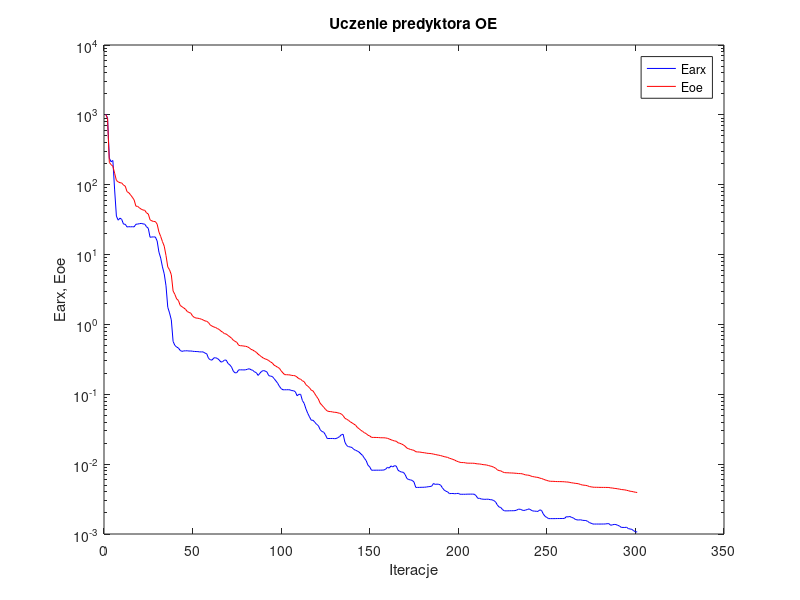
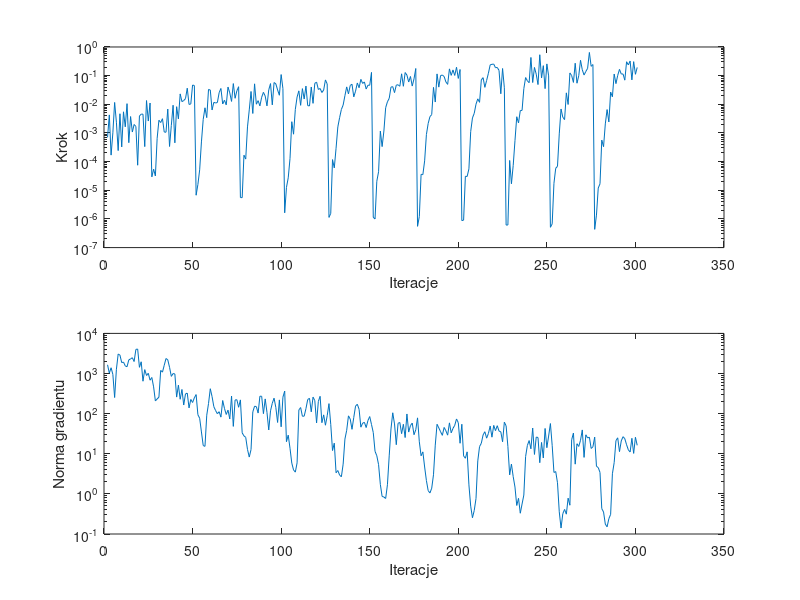

These charts were generated, in order, by the following MATLAB code:
%uczenie predyktora oe
clear all;
n=0; farx(n+1)=1.022692e+003; foe(n+1)=1.015405e+003; wspucz(n+1)=0.000000e+000; ng(n+1)=0.000000e+000;
%odnowa zmiennej metryki
n=1; farx(n+1)=9.053305e+002; foe(n+1)=8.804275e+002; krok(n+1)=7.010405e-004; ng(n+1)=1.649772e+003;
n=2; farx(n+1)=2.399323e+002; foe(n+1)=2.084317e+002; krok(n+1)=4.266621e-003; ng(n+1)=1.021941e+003;
n=3; farx(n+1)=2.131564e+002; foe(n+1)=1.939465e+002; krok(n+1)=1.687724e-004; ng(n+1)=1.391972e+003;
n=4; farx(n+1)=2.223444e+002; foe(n+1)=1.837221e+002; krok(n+1)=1.010647e-003; ng(n+1)=9.476758e+002;
n=5; farx(n+1)=8.422405e+001; foe(n+1)=1.459500e+002; krok(n+1)=1.160327e-002; ng(n+1)=2.522146e+002;
n=6; farx(n+1)=3.553150e+001; foe(n+1)=1.151675e+002; krok(n+1)=2.373838e-003; ng(n+1)=1.276201e+003;
n=7; farx(n+1)=3.108091e+001; foe(n+1)=1.100048e+002; krok(n+1)=2.425420e-004; ng(n+1)=3.064382e+003;
n=8; farx(n+1)=3.324844e+001; foe(n+1)=1.068302e+002; krok(n+1)=4.683883e-003; ng(n+1)=2.874626e+003;
n=9; farx(n+1)=3.190385e+001; foe(n+1)=1.060086e+002; krok(n+1)=3.259007e-004; ng(n+1)=1.869149e+003;
n=10; farx(n+1)=2.728919e+001; foe(n+1)=9.875518e+001; krok(n+1)=5.478088e-003; ng(n+1)=1.929145e+003;
n=11; farx(n+1)=2.717292e+001; foe(n+1)=9.543805e+001; krok(n+1)=1.635770e-003; ng(n+1)=1.547468e+003;
n=12; farx(n+1)=2.482917e+001; foe(n+1)=7.949888e+001; krok(n+1)=1.053841e-002; ng(n+1)=1.476818e+003;
n=13; farx(n+1)=2.509337e+001; foe(n+1)=7.681461e+001; krok(n+1)=4.576195e-004; ng(n+1)=2.190333e+003;
n=14; farx(n+1)=2.495335e+001; foe(n+1)=7.151255e+001; krok(n+1)=3.739948e-003; ng(n+1)=2.310787e+003;
n=15; farx(n+1)=2.506545e+001; foe(n+1)=6.610729e+001; krok(n+1)=1.078226e-003; ng(n+1)=2.474784e+003;
n=16; farx(n+1)=2.492903e+001; foe(n+1)=6.062929e+001; krok(n+1)=1.976991e-003; ng(n+1)=1.990250e+003;
n=17; farx(n+1)=2.715651e+001; foe(n+1)=4.933109e+001; krok(n+1)=1.689942e-003; ng(n+1)=3.993468e+003;
n=18; farx(n+1)=2.734177e+001; foe(n+1)=4.895703e+001; krok(n+1)=7.492449e-005; ng(n+1)=4.076699e+003;
n=19; farx(n+1)=2.769368e+001; foe(n+1)=4.662501e+001; krok(n+1)=3.899772e-003; ng(n+1)=1.427294e+003;
n=20; farx(n+1)=2.793869e+001; foe(n+1)=4.465109e+001; krok(n+1)=4.541426e-003; ng(n+1)=1.961351e+003;
n=21; farx(n+1)=2.751056e+001; foe(n+1)=4.345736e+001; krok(n+1)=4.522618e-003; ng(n+1)=6.428848e+002;
n=22; farx(n+1)=2.724642e+001; foe(n+1)=4.305042e+001; krok(n+1)=3.341463e-004; ng(n+1)=1.250831e+003;
n=23; farx(n+1)=2.502505e+001; foe(n+1)=3.953493e+001; krok(n+1)=1.352965e-002; ng(n+1)=8.938311e+002;
n=24; farx(n+1)=2.375966e+001; foe(n+1)=3.811258e+001; krok(n+1)=2.607206e-003; ng(n+1)=1.014035e+003;
n=25; farx(n+1)=1.768833e+001; foe(n+1)=3.146777e+001; krok(n+1)=1.109636e-002; ng(n+1)=6.815246e+002;
%odnowa zmiennej metryki
n=26; farx(n+1)=1.785683e+001; foe(n+1)=3.036731e+001; krok(n+1)=2.941717e-005; ng(n+1)=7.968448e+002;
n=27; farx(n+1)=1.789616e+001; foe(n+1)=2.975952e+001; krok(n+1)=5.445660e-005; ng(n+1)=4.650984e+002;
n=28; farx(n+1)=1.784962e+001; foe(n+1)=2.968597e+001; krok(n+1)=3.158272e-005; ng(n+1)=2.074863e+002;
n=29; farx(n+1)=1.564190e+001; foe(n+1)=2.726185e+001; krok(n+1)=6.510435e-004; ng(n+1)=2.321527e+002;
n=30; farx(n+1)=1.086070e+001; foe(n+1)=2.108126e+001; krok(n+1)=2.774090e-003; ng(n+1)=2.571790e+002;
n=31; farx(n+1)=8.912311e+000; foe(n+1)=1.816864e+001; krok(n+1)=2.307965e-003; ng(n+1)=1.192879e+003;
n=32; farx(n+1)=6.659339e+000; foe(n+1)=1.533199e+001; krok(n+1)=3.146871e-003; ng(n+1)=1.082155e+003;
n=33; farx(n+1)=5.291935e+000; foe(n+1)=1.318900e+001; krok(n+1)=1.080996e-003; ng(n+1)=1.605670e+003;
n=34; farx(n+1)=3.572595e+000; foe(n+1)=9.701008e+000; krok(n+1)=1.058508e-003; ng(n+1)=2.366455e+003;
n=35; farx(n+1)=1.760076e+000; foe(n+1)=6.656876e+000; krok(n+1)=6.819101e-003; ng(n+1)=2.192462e+003;
n=36; farx(n+1)=1.461098e+000; foe(n+1)=6.051490e+000; krok(n+1)=3.375449e-004; ng(n+1)=1.427324e+003;
n=37; farx(n+1)=1.160427e+000; foe(n+1)=5.142150e+000; krok(n+1)=1.828656e-003; ng(n+1)=8.478445e+002;
n=38; farx(n+1)=5.717552e-001; foe(n+1)=3.016089e+000; krok(n+1)=9.289554e-003; ng(n+1)=1.000583e+003;
n=39; farx(n+1)=5.010496e-001; foe(n+1)=2.690898e+000; krok(n+1)=4.526501e-004; ng(n+1)=9.744486e+002;
n=40; farx(n+1)=4.747211e-001; foe(n+1)=2.319744e+000; krok(n+1)=8.252536e-003; ng(n+1)=2.585431e+002;
n=41; farx(n+1)=4.598780e-001; foe(n+1)=2.204895e+000; krok(n+1)=3.096185e-003; ng(n+1)=5.127815e+002;
n=42; farx(n+1)=4.243991e-001; foe(n+1)=1.871992e+000; krok(n+1)=2.307159e-002; ng(n+1)=2.280579e+002;
n=43; farx(n+1)=4.115019e-001; foe(n+1)=1.795981e+000; krok(n+1)=1.238474e-002; ng(n+1)=4.005978e+002;
n=44; farx(n+1)=4.182254e-001; foe(n+1)=1.724311e+000; krok(n+1)=1.354728e-002; ng(n+1)=1.641053e+002;
n=45; farx(n+1)=4.184988e-001; foe(n+1)=1.650422e+000; krok(n+1)=1.576669e-002; ng(n+1)=3.105660e+002;
n=46; farx(n+1)=4.199606e-001; foe(n+1)=1.531178e+000; krok(n+1)=3.650930e-002; ng(n+1)=3.246825e+002;
n=47; farx(n+1)=4.157538e-001; foe(n+1)=1.485727e+000; krok(n+1)=9.879138e-003; ng(n+1)=1.388919e+002;
n=48; farx(n+1)=4.170687e-001; foe(n+1)=1.447610e+000; krok(n+1)=1.034502e-002; ng(n+1)=2.258323e+002;
n=49; farx(n+1)=4.129660e-001; foe(n+1)=1.321359e+000; krok(n+1)=4.703297e-002; ng(n+1)=1.895574e+002;
n=50; farx(n+1)=4.106531e-001; foe(n+1)=1.259038e+000; krok(n+1)=4.517978e-002; ng(n+1)=2.477482e+002;
%odnowa zmiennej metryki
n=51; farx(n+1)=4.092393e-001; foe(n+1)=1.233654e+000; krok(n+1)=6.723752e-006; ng(n+1)=2.984709e+002;
n=52; farx(n+1)=4.084395e-001; foe(n+1)=1.226979e+000; krok(n+1)=1.588017e-005; ng(n+1)=9.410178e+001;
n=53; farx(n+1)=4.044605e-001; foe(n+1)=1.210698e+000; krok(n+1)=5.162212e-005; ng(n+1)=7.687005e+001;
n=54; farx(n+1)=4.046264e-001; foe(n+1)=1.187639e+000; krok(n+1)=4.875677e-004; ng(n+1)=3.493500e+001;
n=55; farx(n+1)=4.041722e-001; foe(n+1)=1.158692e+000; krok(n+1)=2.962391e-003; ng(n+1)=1.608322e+001;
n=56; farx(n+1)=3.887268e-001; foe(n+1)=1.122701e+000; krok(n+1)=7.557177e-003; ng(n+1)=1.527539e+001;
n=57; farx(n+1)=3.803361e-001; foe(n+1)=1.109096e+000; krok(n+1)=3.427028e-003; ng(n+1)=9.142853e+001;
n=58; farx(n+1)=3.265204e-001; foe(n+1)=1.061457e+000; krok(n+1)=3.301014e-002; ng(n+1)=1.785562e+002;
n=59; farx(n+1)=3.124866e-001; foe(n+1)=9.793880e-001; krok(n+1)=3.153338e-002; ng(n+1)=4.178806e+002;
n=60; farx(n+1)=3.082204e-001; foe(n+1)=9.469249e-001; krok(n+1)=6.353015e-003; ng(n+1)=2.661388e+002;
n=61; farx(n+1)=3.320270e-001; foe(n+1)=9.192348e-001; krok(n+1)=1.169933e-002; ng(n+1)=1.491638e+002;
n=62; farx(n+1)=3.332698e-001; foe(n+1)=9.034612e-001; krok(n+1)=1.111520e-002; ng(n+1)=1.191986e+002;
n=63; farx(n+1)=3.260180e-001; foe(n+1)=8.729723e-001; krok(n+1)=1.153579e-002; ng(n+1)=9.940174e+001;
n=64; farx(n+1)=3.106200e-001; foe(n+1)=8.483002e-001; krok(n+1)=2.549876e-002; ng(n+1)=1.117638e+002;
n=65; farx(n+1)=2.889345e-001; foe(n+1)=8.029756e-001; krok(n+1)=3.571281e-002; ng(n+1)=8.182231e+001;
n=66; farx(n+1)=2.940285e-001; foe(n+1)=7.743629e-001; krok(n+1)=1.027811e-002; ng(n+1)=2.125567e+002;
n=67; farx(n+1)=3.089579e-001; foe(n+1)=7.374928e-001; krok(n+1)=1.389524e-002; ng(n+1)=1.352037e+002;
n=68; farx(n+1)=3.082214e-001; foe(n+1)=7.293854e-001; krok(n+1)=9.552064e-003; ng(n+1)=9.542403e+001;
n=69; farx(n+1)=2.762254e-001; foe(n+1)=6.946921e-001; krok(n+1)=4.002904e-002; ng(n+1)=1.222574e+002;
n=70; farx(n+1)=2.638300e-001; foe(n+1)=6.666936e-001; krok(n+1)=2.502130e-002; ng(n+1)=7.367058e+001;
n=71; farx(n+1)=2.453354e-001; foe(n+1)=6.355261e-001; krok(n+1)=1.260621e-002; ng(n+1)=2.742121e+002;
n=72; farx(n+1)=2.143357e-001; foe(n+1)=5.940425e-001; krok(n+1)=5.286105e-002; ng(n+1)=4.808928e+001;
n=73; farx(n+1)=2.024921e-001; foe(n+1)=5.725450e-001; krok(n+1)=1.622219e-002; ng(n+1)=2.186315e+002;
n=74; farx(n+1)=2.043479e-001; foe(n+1)=5.537662e-001; krok(n+1)=2.954351e-002; ng(n+1)=2.223447e+002;
n=75; farx(n+1)=2.236576e-001; foe(n+1)=5.040043e-001; krok(n+1)=4.109961e-002; ng(n+1)=1.441122e+002;
%odnowa zmiennej metryki
n=76; farx(n+1)=2.238494e-001; foe(n+1)=4.954296e-001; krok(n+1)=5.581081e-006; ng(n+1)=2.200207e+002;
n=77; farx(n+1)=2.238425e-001; foe(n+1)=4.951638e-001; krok(n+1)=5.519987e-006; ng(n+1)=3.322761e+001;
n=78; farx(n+1)=2.231412e-001; foe(n+1)=4.892467e-001; krok(n+1)=1.673718e-004; ng(n+1)=2.791411e+001;
n=79; farx(n+1)=2.244315e-001; foe(n+1)=4.866991e-001; krok(n+1)=1.228120e-004; ng(n+1)=2.565584e+001;
n=80; farx(n+1)=2.283344e-001; foe(n+1)=4.780531e-001; krok(n+1)=1.627799e-003; ng(n+1)=1.284761e+001;
n=81; farx(n+1)=2.322218e-001; foe(n+1)=4.625741e-001; krok(n+1)=6.391423e-003; ng(n+1)=8.273751e+000;
n=82; farx(n+1)=2.246784e-001; foe(n+1)=4.397058e-001; krok(n+1)=2.803148e-002; ng(n+1)=1.271860e+001;
n=83; farx(n+1)=2.200042e-001; foe(n+1)=4.298600e-001; krok(n+1)=4.788074e-003; ng(n+1)=1.105691e+002;
n=84; farx(n+1)=2.089650e-001; foe(n+1)=4.136626e-001; krok(n+1)=5.180633e-002; ng(n+1)=1.531661e+002;
n=85; farx(n+1)=2.040613e-001; foe(n+1)=3.989304e-001; krok(n+1)=1.007731e-002; ng(n+1)=1.496142e+002;
n=86; farx(n+1)=1.860743e-001; foe(n+1)=3.754734e-001; krok(n+1)=1.339882e-002; ng(n+1)=1.033173e+002;
n=87; farx(n+1)=2.000366e-001; foe(n+1)=3.587587e-001; krok(n+1)=8.806488e-003; ng(n+1)=2.719547e+002;
n=88; farx(n+1)=2.132932e-001; foe(n+1)=3.430111e-001; krok(n+1)=1.763378e-002; ng(n+1)=2.709779e+002;
n=89; farx(n+1)=2.185917e-001; foe(n+1)=3.293277e-001; krok(n+1)=2.617232e-002; ng(n+1)=9.979466e+001;
n=90; farx(n+1)=2.153377e-001; foe(n+1)=3.208465e-001; krok(n+1)=1.932256e-002; ng(n+1)=2.328733e+002;
n=91; farx(n+1)=2.080193e-001; foe(n+1)=3.143230e-001; krok(n+1)=8.806488e-003; ng(n+1)=1.071612e+002;
n=92; farx(n+1)=1.850034e-001; foe(n+1)=3.036440e-001; krok(n+1)=3.192003e-002; ng(n+1)=3.915983e+001;
n=93; farx(n+1)=1.818553e-001; foe(n+1)=2.903290e-001; krok(n+1)=5.286105e-002; ng(n+1)=1.176330e+002;
n=94; farx(n+1)=1.800692e-001; foe(n+1)=2.811211e-001; krok(n+1)=9.555317e-003; ng(n+1)=1.816270e+002;
n=95; farx(n+1)=1.678561e-001; foe(n+1)=2.613028e-001; krok(n+1)=5.753341e-002; ng(n+1)=2.427167e+002;
n=96; farx(n+1)=1.559220e-001; foe(n+1)=2.529577e-001; krok(n+1)=5.157588e-002; ng(n+1)=1.427821e+002;
n=97; farx(n+1)=1.443635e-001; foe(n+1)=2.437727e-001; krok(n+1)=3.172883e-002; ng(n+1)=6.025557e+001;
n=98; farx(n+1)=1.303241e-001; foe(n+1)=2.358621e-001; krok(n+1)=2.069473e-002; ng(n+1)=2.200329e+002;
n=99; farx(n+1)=1.206086e-001; foe(n+1)=2.167989e-001; krok(n+1)=1.090928e-001; ng(n+1)=4.698274e+001;
n=100; farx(n+1)=1.160316e-001; foe(n+1)=2.025060e-001; krok(n+1)=3.522595e-002; ng(n+1)=2.573316e+002;
%odnowa zmiennej metryki
n=101; farx(n+1)=1.160616e-001; foe(n+1)=1.909339e-001; krok(n+1)=1.638298e-006; ng(n+1)=3.650234e+002;
n=102; farx(n+1)=1.161232e-001; foe(n+1)=1.907880e-001; krok(n+1)=1.265721e-005; ng(n+1)=2.000016e+001;
n=103; farx(n+1)=1.162458e-001; foe(n+1)=1.900271e-001; krok(n+1)=2.720139e-005; ng(n+1)=2.908514e+001;
n=104; farx(n+1)=1.157694e-001; foe(n+1)=1.892818e-001; krok(n+1)=1.276009e-004; ng(n+1)=1.371623e+001;
n=105; farx(n+1)=1.129045e-001; foe(n+1)=1.861040e-001; krok(n+1)=2.472199e-003; ng(n+1)=5.870011e+000;
n=106; farx(n+1)=1.125084e-001; foe(n+1)=1.855716e-001; krok(n+1)=9.053002e-004; ng(n+1)=3.955362e+000;
n=107; farx(n+1)=1.087227e-001; foe(n+1)=1.837403e-001; krok(n+1)=6.607631e-003; ng(n+1)=3.484117e+000;
n=108; farx(n+1)=9.531446e-002; foe(n+1)=1.759262e-001; krok(n+1)=1.797739e-002; ng(n+1)=5.929252e+000;
n=109; farx(n+1)=9.981462e-002; foe(n+1)=1.673918e-001; krok(n+1)=2.946581e-002; ng(n+1)=1.237645e+002;
n=110; farx(n+1)=9.995454e-002; foe(n+1)=1.643327e-001; krok(n+1)=9.201482e-003; ng(n+1)=1.419048e+002;
n=111; farx(n+1)=8.134356e-002; foe(n+1)=1.560177e-001; krok(n+1)=3.522595e-002; ng(n+1)=8.607928e+001;
n=112; farx(n+1)=7.405194e-002; foe(n+1)=1.514384e-001; krok(n+1)=1.532189e-002; ng(n+1)=8.656834e+001;
n=113; farx(n+1)=6.182389e-002; foe(n+1)=1.371699e-001; krok(n+1)=4.331299e-002; ng(n+1)=1.330734e+002;
n=114; farx(n+1)=5.348189e-002; foe(n+1)=1.307310e-001; krok(n+1)=9.010365e-003; ng(n+1)=2.252255e+002;
n=115; farx(n+1)=4.750635e-002; foe(n+1)=1.241791e-001; krok(n+1)=8.751130e-003; ng(n+1)=2.412270e+002;
n=116; farx(n+1)=4.255097e-002; foe(n+1)=1.143825e-001; krok(n+1)=4.016599e-002; ng(n+1)=1.109735e+002;
n=117; farx(n+1)=4.250465e-002; foe(n+1)=1.116785e-001; krok(n+1)=1.080144e-002; ng(n+1)=2.583111e+002;
n=118; farx(n+1)=3.985969e-002; foe(n+1)=1.018453e-001; krok(n+1)=5.407814e-002; ng(n+1)=2.115631e+002;
n=119; farx(n+1)=3.712975e-002; foe(n+1)=9.292681e-002; krok(n+1)=5.931582e-002; ng(n+1)=5.872236e+001;
n=120; farx(n+1)=3.563597e-002; foe(n+1)=8.552355e-002; krok(n+1)=3.291899e-002; ng(n+1)=2.022453e+002;
n=121; farx(n+1)=3.124652e-002; foe(n+1)=7.456623e-002; krok(n+1)=3.559767e-002; ng(n+1)=2.703910e+002;
n=122; farx(n+1)=2.932485e-002; foe(n+1)=6.991774e-002; krok(n+1)=2.580064e-002; ng(n+1)=5.944203e+001;
n=123; farx(n+1)=2.876059e-002; foe(n+1)=6.543014e-002; krok(n+1)=3.150760e-002; ng(n+1)=9.320559e+001;
n=124; farx(n+1)=2.628448e-002; foe(n+1)=6.097992e-002; krok(n+1)=7.092411e-002; ng(n+1)=5.145537e+001;
n=125; farx(n+1)=2.326999e-002; foe(n+1)=5.785564e-002; krok(n+1)=5.113139e-002; ng(n+1)=8.898325e+001;
%odnowa zmiennej metryki
n=126; farx(n+1)=2.328685e-002; foe(n+1)=5.667756e-002; krok(n+1)=1.131347e-006; ng(n+1)=1.776766e+002;
n=127; farx(n+1)=2.329667e-002; foe(n+1)=5.651229e-002; krok(n+1)=1.566014e-006; ng(n+1)=5.407607e+001;
n=128; farx(n+1)=2.331638e-002; foe(n+1)=5.591005e-002; krok(n+1)=1.176687e-004; ng(n+1)=1.202571e+001;
n=129; farx(n+1)=2.318518e-002; foe(n+1)=5.526312e-002; krok(n+1)=6.047525e-005; ng(n+1)=1.839866e+001;
n=130; farx(n+1)=2.323058e-002; foe(n+1)=5.513367e-002; krok(n+1)=2.924655e-004; ng(n+1)=3.362904e+000;
n=131; farx(n+1)=2.392938e-002; foe(n+1)=5.422506e-002; krok(n+1)=1.627799e-003; ng(n+1)=3.818343e+000;
n=132; farx(n+1)=2.481829e-002; foe(n+1)=5.350273e-002; krok(n+1)=3.416071e-003; ng(n+1)=2.944152e+000;
n=133; farx(n+1)=2.638350e-002; foe(n+1)=5.217342e-002; krok(n+1)=6.607631e-003; ng(n+1)=2.670121e+000;
n=134; farx(n+1)=2.680488e-002; foe(n+1)=4.942975e-002; krok(n+1)=9.428457e-003; ng(n+1)=5.508816e+000;
n=135; farx(n+1)=2.058543e-002; foe(n+1)=4.530663e-002; krok(n+1)=2.000182e-002; ng(n+1)=2.323014e+001;
n=136; farx(n+1)=1.846993e-002; foe(n+1)=4.390491e-002; krok(n+1)=4.050274e-002; ng(n+1)=3.841794e+001;
n=137; farx(n+1)=1.778270e-002; foe(n+1)=4.238494e-002; krok(n+1)=2.307159e-002; ng(n+1)=8.809168e+001;
n=138; farx(n+1)=1.762066e-002; foe(n+1)=4.038750e-002; krok(n+1)=4.545636e-002; ng(n+1)=7.320627e+001;
n=139; farx(n+1)=1.729508e-002; foe(n+1)=3.903393e-002; krok(n+1)=5.005537e-002; ng(n+1)=4.064890e+001;
n=140; farx(n+1)=1.626619e-002; foe(n+1)=3.747273e-002; krok(n+1)=1.820180e-002; ng(n+1)=8.050740e+001;
n=141; farx(n+1)=1.580024e-002; foe(n+1)=3.619239e-002; krok(n+1)=2.876644e-002; ng(n+1)=1.540338e+002;
n=142; farx(n+1)=1.540935e-002; foe(n+1)=3.356969e-002; krok(n+1)=5.558094e-002; ng(n+1)=1.712119e+002;
n=143; farx(n+1)=1.487138e-002; foe(n+1)=3.215010e-002; krok(n+1)=3.789541e-002; ng(n+1)=1.283133e+002;
n=144; farx(n+1)=1.402738e-002; foe(n+1)=3.051712e-002; krok(n+1)=7.417628e-002; ng(n+1)=4.596821e+001;
n=145; farx(n+1)=1.330234e-002; foe(n+1)=2.940321e-002; krok(n+1)=5.360061e-002; ng(n+1)=5.782139e+001;
n=146; farx(n+1)=1.212944e-002; foe(n+1)=2.815238e-002; krok(n+1)=6.024636e-002; ng(n+1)=6.072266e+001;
n=147; farx(n+1)=1.123880e-002; foe(n+1)=2.739525e-002; krok(n+1)=3.413297e-002; ng(n+1)=4.502080e+001;
n=148; farx(n+1)=9.664001e-003; foe(n+1)=2.595487e-002; krok(n+1)=4.641307e-002; ng(n+1)=6.735650e+001;
n=149; farx(n+1)=9.139766e-003; foe(n+1)=2.536753e-002; krok(n+1)=4.614317e-002; ng(n+1)=8.459739e+001;
n=150; farx(n+1)=8.185690e-003; foe(n+1)=2.417911e-002; krok(n+1)=1.297775e-001; ng(n+1)=5.371494e+001;
%odnowa zmiennej metryki
n=151; farx(n+1)=8.187705e-003; foe(n+1)=2.413283e-002; krok(n+1)=1.150935e-006; ng(n+1)=3.385149e+001;
n=152; farx(n+1)=8.188212e-003; foe(n+1)=2.412771e-002; krok(n+1)=9.955198e-007; ng(n+1)=1.151751e+001;
n=153; farx(n+1)=8.197420e-003; foe(n+1)=2.406720e-002; krok(n+1)=2.058283e-005; ng(n+1)=8.911982e+000;
n=154; farx(n+1)=8.191609e-003; foe(n+1)=2.402224e-002; krok(n+1)=4.438276e-005; ng(n+1)=5.353267e+000;
n=155; farx(n+1)=8.201045e-003; foe(n+1)=2.388113e-002; krok(n+1)=1.160015e-003; ng(n+1)=1.715329e+000;
n=156; farx(n+1)=8.212364e-003; foe(n+1)=2.387006e-002; krok(n+1)=3.341463e-004; ng(n+1)=8.632893e-001;
n=157; farx(n+1)=8.237851e-003; foe(n+1)=2.384315e-002; krok(n+1)=1.169862e-003; ng(n+1)=8.363576e-001;
n=158; farx(n+1)=8.469279e-003; foe(n+1)=2.372108e-002; krok(n+1)=7.613202e-003; ng(n+1)=7.676362e-001;
n=159; farx(n+1)=9.006430e-003; foe(n+1)=2.342648e-002; krok(n+1)=1.223774e-002; ng(n+1)=1.690336e+000;
n=160; farx(n+1)=8.789041e-003; foe(n+1)=2.294902e-002; krok(n+1)=1.610734e-002; ng(n+1)=8.867476e+000;
n=161; farx(n+1)=9.431384e-003; foe(n+1)=2.236096e-002; krok(n+1)=3.979978e-002; ng(n+1)=4.148503e+001;
n=162; farx(n+1)=9.124681e-003; foe(n+1)=2.186706e-002; krok(n+1)=4.134280e-002; ng(n+1)=1.050566e+002;
n=163; farx(n+1)=9.521284e-003; foe(n+1)=2.148408e-002; krok(n+1)=2.560364e-002; ng(n+1)=5.538883e+001;
n=164; farx(n+1)=9.372561e-003; foe(n+1)=2.126944e-002; krok(n+1)=4.681906e-002; ng(n+1)=1.682590e+001;
n=165; farx(n+1)=8.172085e-003; foe(n+1)=2.021585e-002; krok(n+1)=4.797973e-002; ng(n+1)=5.747520e+001;
n=166; farx(n+1)=7.876940e-003; foe(n+1)=1.989283e-002; krok(n+1)=4.254539e-002; ng(n+1)=6.020707e+001;
n=167; farx(n+1)=7.697507e-003; foe(n+1)=1.940339e-002; krok(n+1)=1.158784e-001; ng(n+1)=3.168333e+001;
n=168; farx(n+1)=7.648142e-003; foe(n+1)=1.887972e-002; krok(n+1)=4.256083e-002; ng(n+1)=5.435413e+001;
n=169; farx(n+1)=7.090203e-003; foe(n+1)=1.803123e-002; krok(n+1)=1.283701e-001; ng(n+1)=2.535669e+001;
n=170; farx(n+1)=6.224889e-003; foe(n+1)=1.697828e-002; krok(n+1)=1.044257e-001; ng(n+1)=9.819276e+001;
n=171; farx(n+1)=6.017826e-003; foe(n+1)=1.661097e-002; krok(n+1)=5.985461e-002; ng(n+1)=3.468323e+001;
n=172; farx(n+1)=5.949432e-003; foe(n+1)=1.621679e-002; krok(n+1)=9.363811e-002; ng(n+1)=5.035360e+001;
n=173; farx(n+1)=5.850122e-003; foe(n+1)=1.600461e-002; krok(n+1)=4.331299e-002; ng(n+1)=5.822083e+001;
n=174; farx(n+1)=5.534940e-003; foe(n+1)=1.574341e-002; krok(n+1)=7.727538e-002; ng(n+1)=2.983711e+001;
n=175; farx(n+1)=4.645290e-003; foe(n+1)=1.507091e-002; krok(n+1)=1.775417e-001; ng(n+1)=3.956031e+001;
%odnowa zmiennej metryki
n=176; farx(n+1)=4.645841e-003; foe(n+1)=1.493847e-002; krok(n+1)=5.520773e-007; ng(n+1)=7.848400e+001;
n=177; farx(n+1)=4.646844e-003; foe(n+1)=1.492344e-002; krok(n+1)=1.208996e-006; ng(n+1)=1.987043e+001;
n=178; farx(n+1)=4.662503e-003; foe(n+1)=1.478611e-002; krok(n+1)=3.606196e-005; ng(n+1)=8.912997e+000;
n=179; farx(n+1)=4.663965e-003; foe(n+1)=1.463634e-002; krok(n+1)=3.511208e-005; ng(n+1)=1.113631e+001;
n=180; farx(n+1)=4.677801e-003; foe(n+1)=1.454687e-002; krok(n+1)=1.062537e-004; ng(n+1)=4.681678e+000;
n=181; farx(n+1)=4.703344e-003; foe(n+1)=1.436632e-002; krok(n+1)=8.790130e-004; ng(n+1)=2.150517e+000;
n=182; farx(n+1)=4.752162e-003; foe(n+1)=1.426287e-002; krok(n+1)=2.144917e-003; ng(n+1)=1.202874e+000;
n=183; farx(n+1)=4.782683e-003; foe(n+1)=1.420119e-002; krok(n+1)=3.722051e-003; ng(n+1)=1.056783e+000;
n=184; farx(n+1)=4.839296e-003; foe(n+1)=1.410747e-002; krok(n+1)=4.375565e-003; ng(n+1)=1.386997e+000;
n=185; farx(n+1)=5.285069e-003; foe(n+1)=1.392239e-002; krok(n+1)=3.897540e-002; ng(n+1)=2.994660e+000;
n=186; farx(n+1)=5.130351e-003; foe(n+1)=1.375807e-002; krok(n+1)=1.199493e-002; ng(n+1)=1.641696e+001;
n=187; farx(n+1)=5.179075e-003; foe(n+1)=1.357080e-002; krok(n+1)=1.150668e-001; ng(n+1)=5.425830e+001;
n=188; farx(n+1)=5.141569e-003; foe(n+1)=1.342977e-002; krok(n+1)=3.975906e-002; ng(n+1)=4.416504e+001;
n=189; farx(n+1)=5.025472e-003; foe(n+1)=1.327178e-002; krok(n+1)=1.006999e-001; ng(n+1)=3.543301e+001;
n=190; farx(n+1)=4.595548e-003; foe(n+1)=1.304286e-002; krok(n+1)=1.047148e-001; ng(n+1)=2.877038e+001;
n=191; farx(n+1)=4.265547e-003; foe(n+1)=1.281819e-002; krok(n+1)=9.358032e-002; ng(n+1)=4.526571e+001;
n=192; farx(n+1)=4.098710e-003; foe(n+1)=1.264112e-002; krok(n+1)=6.045742e-002; ng(n+1)=3.742146e+001;
n=193; farx(n+1)=4.007892e-003; foe(n+1)=1.250409e-002; krok(n+1)=4.953895e-002; ng(n+1)=2.909258e+001;
n=194; farx(n+1)=3.781636e-003; foe(n+1)=1.212968e-002; krok(n+1)=1.722157e-001; ng(n+1)=5.889947e+001;
n=195; farx(n+1)=3.800699e-003; foe(n+1)=1.195085e-002; krok(n+1)=1.022485e-001; ng(n+1)=3.323925e+001;
n=196; farx(n+1)=3.799517e-003; foe(n+1)=1.167630e-002; krok(n+1)=1.584655e-001; ng(n+1)=4.277260e+001;
n=197; farx(n+1)=3.771592e-003; foe(n+1)=1.142214e-002; krok(n+1)=1.015974e-001; ng(n+1)=5.126180e+001;
n=198; farx(n+1)=3.793595e-003; foe(n+1)=1.105500e-002; krok(n+1)=1.961845e-001; ng(n+1)=7.372173e+001;
n=199; farx(n+1)=3.815755e-003; foe(n+1)=1.084767e-002; krok(n+1)=8.000730e-002; ng(n+1)=5.955561e+001;
n=200; farx(n+1)=3.704641e-003; foe(n+1)=1.061297e-002; krok(n+1)=1.638325e-001; ng(n+1)=1.826855e+001;
%odnowa zmiennej metryki
n=201; farx(n+1)=3.705368e-003; foe(n+1)=1.053690e-002; krok(n+1)=8.733205e-007; ng(n+1)=5.441095e+001;
n=202; farx(n+1)=3.705312e-003; foe(n+1)=1.053405e-002; krok(n+1)=9.081789e-007; ng(n+1)=8.824515e+000;
n=203; farx(n+1)=3.705324e-003; foe(n+1)=1.044689e-002; krok(n+1)=3.079431e-005; ng(n+1)=7.733775e+000;
n=204; farx(n+1)=3.718702e-003; foe(n+1)=1.033184e-002; krok(n+1)=3.031326e-005; ng(n+1)=1.116000e+001;
n=205; farx(n+1)=3.720286e-003; foe(n+1)=1.032570e-002; krok(n+1)=5.595815e-005; ng(n+1)=1.677685e+000;
n=206; farx(n+1)=3.722434e-003; foe(n+1)=1.031538e-002; krok(n+1)=1.116025e-003; ng(n+1)=4.944384e-001;
n=207; farx(n+1)=3.724040e-003; foe(n+1)=1.030638e-002; krok(n+1)=3.350038e-003; ng(n+1)=2.541777e-001;
n=208; farx(n+1)=3.709252e-003; foe(n+1)=1.028424e-002; krok(n+1)=4.829711e-003; ng(n+1)=3.848366e-001;
n=209; farx(n+1)=3.547115e-003; foe(n+1)=1.016164e-002; krok(n+1)=1.007731e-002; ng(n+1)=7.666458e-001;
n=210; farx(n+1)=3.244307e-003; foe(n+1)=1.008395e-002; krok(n+1)=1.551534e-002; ng(n+1)=6.622388e+000;
n=211; farx(n+1)=3.241626e-003; foe(n+1)=1.005743e-002; krok(n+1)=1.170476e-002; ng(n+1)=1.511513e+001;
n=212; farx(n+1)=3.170863e-003; foe(n+1)=9.961156e-003; krok(n+1)=7.115888e-002; ng(n+1)=1.825962e+001;
n=213; farx(n+1)=3.150649e-003; foe(n+1)=9.843826e-003; krok(n+1)=8.509079e-002; ng(n+1)=2.949439e+001;
n=214; farx(n+1)=3.134169e-003; foe(n+1)=9.791219e-003; krok(n+1)=3.904156e-002; ng(n+1)=3.542710e+001;
n=215; farx(n+1)=3.147113e-003; foe(n+1)=9.718045e-003; krok(n+1)=6.827250e-002; ng(n+1)=2.447913e+001;
n=216; farx(n+1)=3.147726e-003; foe(n+1)=9.562537e-003; krok(n+1)=1.210679e-001; ng(n+1)=3.203918e+001;
n=217; farx(n+1)=3.099633e-003; foe(n+1)=9.411224e-003; krok(n+1)=2.378132e-001; ng(n+1)=4.916802e+001;
n=218; farx(n+1)=3.089431e-003; foe(n+1)=9.266541e-003; krok(n+1)=2.484264e-001; ng(n+1)=2.591151e+001;
n=219; farx(n+1)=3.010700e-003; foe(n+1)=9.032704e-003; krok(n+1)=2.538306e-001; ng(n+1)=5.095043e+001;
n=220; farx(n+1)=2.897616e-003; foe(n+1)=8.762804e-003; krok(n+1)=1.890204e-001; ng(n+1)=3.764643e+001;
n=221; farx(n+1)=2.613786e-003; foe(n+1)=8.311305e-003; krok(n+1)=1.931257e-001; ng(n+1)=5.003745e+001;
n=222; farx(n+1)=2.439633e-003; foe(n+1)=8.079765e-003; krok(n+1)=1.519256e-001; ng(n+1)=3.676913e+001;
n=223; farx(n+1)=2.393388e-003; foe(n+1)=8.018547e-003; krok(n+1)=2.331822e-002; ng(n+1)=3.531035e+001;
n=224; farx(n+1)=2.234817e-003; foe(n+1)=7.741691e-003; krok(n+1)=1.775417e-001; ng(n+1)=1.987740e+001;
n=225; farx(n+1)=2.144438e-003; foe(n+1)=7.575146e-003; krok(n+1)=3.778964e-002; ng(n+1)=6.120793e+001;
%odnowa zmiennej metryki
n=226; farx(n+1)=2.144538e-003; foe(n+1)=7.529082e-003; krok(n+1)=6.104072e-007; ng(n+1)=4.961421e+001;
n=227; farx(n+1)=2.144776e-003; foe(n+1)=7.524394e-003; krok(n+1)=6.155988e-007; ng(n+1)=1.513917e+001;
n=228; farx(n+1)=2.151098e-003; foe(n+1)=7.491186e-003; krok(n+1)=1.098766e-004; ng(n+1)=2.976763e+000;
n=229; farx(n+1)=2.152355e-003; foe(n+1)=7.474920e-003; krok(n+1)=1.684728e-005; ng(n+1)=5.529204e+000;
n=230; farx(n+1)=2.154699e-003; foe(n+1)=7.457123e-003; krok(n+1)=7.356783e-005; ng(n+1)=2.686625e+000;
n=231; farx(n+1)=2.161107e-003; foe(n+1)=7.416496e-003; krok(n+1)=5.391128e-004; ng(n+1)=1.478244e+000;
n=232; farx(n+1)=2.199992e-003; foe(n+1)=7.383946e-003; krok(n+1)=3.683227e-003; ng(n+1)=5.139355e-001;
n=233; farx(n+1)=2.268777e-003; foe(n+1)=7.338127e-003; krok(n+1)=2.241713e-003; ng(n+1)=7.760482e-001;
n=234; farx(n+1)=2.257233e-003; foe(n+1)=7.321173e-003; krok(n+1)=6.042575e-003; ng(n+1)=3.294194e-001;
n=235; farx(n+1)=2.202859e-003; foe(n+1)=7.288682e-003; krok(n+1)=6.130766e-003; ng(n+1)=5.597244e-001;
n=236; farx(n+1)=2.169056e-003; foe(n+1)=7.139675e-003; krok(n+1)=3.522595e-002; ng(n+1)=9.337464e-001;
n=237; farx(n+1)=2.203842e-003; foe(n+1)=7.014294e-003; krok(n+1)=8.569436e-002; ng(n+1)=8.526790e+000;
n=238; farx(n+1)=2.240335e-003; foe(n+1)=6.972029e-003; krok(n+1)=6.601690e-002; ng(n+1)=1.613633e+001;
n=239; farx(n+1)=2.290560e-003; foe(n+1)=6.917060e-003; krok(n+1)=5.671128e-002; ng(n+1)=2.132567e+001;
n=240; farx(n+1)=2.205960e-003; foe(n+1)=6.749942e-003; krok(n+1)=4.310227e-001; ng(n+1)=1.327174e+001;
n=241; farx(n+1)=2.138957e-003; foe(n+1)=6.638831e-003; krok(n+1)=5.753341e-002; ng(n+1)=4.374336e+001;
n=242; farx(n+1)=2.127239e-003; foe(n+1)=6.575961e-003; krok(n+1)=1.933624e-001; ng(n+1)=9.612459e+000;
n=243; farx(n+1)=2.115120e-003; foe(n+1)=6.496628e-003; krok(n+1)=1.124683e-001; ng(n+1)=2.611122e+001;
n=244; farx(n+1)=2.107539e-003; foe(n+1)=6.457782e-003; krok(n+1)=4.879939e-002; ng(n+1)=2.540431e+001;
n=245; farx(n+1)=2.214670e-003; foe(n+1)=6.303144e-003; krok(n+1)=5.362494e-001; ng(n+1)=5.986302e+000;
n=246; farx(n+1)=2.174143e-003; foe(n+1)=6.233188e-003; krok(n+1)=8.268560e-002; ng(n+1)=1.914584e+001;
n=247; farx(n+1)=1.931864e-003; foe(n+1)=6.088582e-003; krok(n+1)=2.230612e-001; ng(n+1)=7.858444e+000;
n=248; farx(n+1)=1.788674e-003; foe(n+1)=5.956048e-003; krok(n+1)=3.522595e-002; ng(n+1)=4.274423e+001;
n=249; farx(n+1)=1.723157e-003; foe(n+1)=5.845151e-003; krok(n+1)=2.569287e-001; ng(n+1)=1.415531e+001;
n=250; farx(n+1)=1.660291e-003; foe(n+1)=5.739028e-003; krok(n+1)=9.809225e-002; ng(n+1)=2.765631e+001;
%odnowa zmiennej metryki
n=251; farx(n+1)=1.660067e-003; foe(n+1)=5.683197e-003; krok(n+1)=5.104253e-007; ng(n+1)=5.663040e+001;
n=252; farx(n+1)=1.660176e-003; foe(n+1)=5.677861e-003; krok(n+1)=6.716441e-007; ng(n+1)=1.623680e+001;
n=253; farx(n+1)=1.659678e-003; foe(n+1)=5.668341e-003; krok(n+1)=1.749394e-005; ng(n+1)=3.419456e+000;
n=254; farx(n+1)=1.662319e-003; foe(n+1)=5.639835e-003; krok(n+1)=5.883434e-005; ng(n+1)=3.603651e+000;
n=255; farx(n+1)=1.664648e-003; foe(n+1)=5.629376e-003; krok(n+1)=6.836820e-005; ng(n+1)=1.895573e+000;
n=256; farx(n+1)=1.665195e-003; foe(n+1)=5.625256e-003; krok(n+1)=9.305128e-004; ng(n+1)=3.573996e-001;
n=257; farx(n+1)=1.665963e-003; foe(n+1)=5.621019e-003; krok(n+1)=6.853004e-003; ng(n+1)=1.408218e-001;
n=258; farx(n+1)=1.667479e-003; foe(n+1)=5.607741e-003; krok(n+1)=3.544051e-003; ng(n+1)=3.211386e-001;
n=259; farx(n+1)=1.673133e-003; foe(n+1)=5.591109e-003; krok(n+1)=2.924385e-003; ng(n+1)=4.097562e-001;
n=260; farx(n+1)=1.771271e-003; foe(n+1)=5.550730e-003; krok(n+1)=2.509359e-002; ng(n+1)=3.122515e-001;
n=261; farx(n+1)=1.755780e-003; foe(n+1)=5.544340e-003; krok(n+1)=9.852969e-003; ng(n+1)=7.823416e-001;
n=262; farx(n+1)=1.782931e-003; foe(n+1)=5.468079e-003; krok(n+1)=1.245141e-001; ng(n+1)=5.214133e-001;
n=263; farx(n+1)=1.723510e-003; foe(n+1)=5.409043e-003; krok(n+1)=1.003743e-001; ng(n+1)=2.229963e+001;
n=264; farx(n+1)=1.698474e-003; foe(n+1)=5.367322e-003; krok(n+1)=5.801457e-002; ng(n+1)=3.289588e+001;
n=265; farx(n+1)=1.621501e-003; foe(n+1)=5.313496e-003; krok(n+1)=2.714701e-001; ng(n+1)=5.505927e+000;
n=266; farx(n+1)=1.592824e-003; foe(n+1)=5.281341e-003; krok(n+1)=5.442027e-002; ng(n+1)=1.780307e+001;
n=267; farx(n+1)=1.586705e-003; foe(n+1)=5.227667e-003; krok(n+1)=9.907791e-002; ng(n+1)=1.519097e+001;
n=268; farx(n+1)=1.599386e-003; foe(n+1)=5.113973e-003; krok(n+1)=3.435737e-001; ng(n+1)=2.166809e+001;
n=269; farx(n+1)=1.572887e-003; foe(n+1)=5.032591e-003; krok(n+1)=1.601162e-001; ng(n+1)=3.927831e+001;
n=270; farx(n+1)=1.563556e-003; foe(n+1)=4.996161e-003; krok(n+1)=1.051652e-001; ng(n+1)=8.119564e+000;
n=271; farx(n+1)=1.560135e-003; foe(n+1)=4.962463e-003; krok(n+1)=1.399123e-001; ng(n+1)=2.968999e+001;
n=272; farx(n+1)=1.517829e-003; foe(n+1)=4.898112e-003; krok(n+1)=1.794664e-001; ng(n+1)=2.472570e+001;
n=273; farx(n+1)=1.459014e-003; foe(n+1)=4.773794e-003; krok(n+1)=6.449478e-001; ng(n+1)=2.593407e+001;
n=274; farx(n+1)=1.424342e-003; foe(n+1)=4.734328e-003; krok(n+1)=2.114442e-001; ng(n+1)=1.354333e+001;
n=275; farx(n+1)=1.388927e-003; foe(n+1)=4.680710e-003; krok(n+1)=2.442288e-001; ng(n+1)=1.492352e+001;
%odnowa zmiennej metryki
n=276; farx(n+1)=1.388748e-003; foe(n+1)=4.666084e-003; krok(n+1)=4.328174e-007; ng(n+1)=2.601135e+001;
n=277; farx(n+1)=1.388699e-003; foe(n+1)=4.664930e-003; krok(n+1)=1.357816e-006; ng(n+1)=4.861622e+000;
n=278; farx(n+1)=1.388963e-003; foe(n+1)=4.656240e-003; krok(n+1)=1.195078e-005; ng(n+1)=4.536713e+000;
n=279; farx(n+1)=1.388128e-003; foe(n+1)=4.650182e-003; krok(n+1)=1.684728e-005; ng(n+1)=3.420329e+000;
n=280; farx(n+1)=1.389715e-003; foe(n+1)=4.646332e-003; krok(n+1)=5.636956e-004; ng(n+1)=4.286999e-001;
n=281; farx(n+1)=1.389552e-003; foe(n+1)=4.645068e-003; krok(n+1)=3.323859e-004; ng(n+1)=3.531965e-001;
n=282; farx(n+1)=1.392339e-003; foe(n+1)=4.643255e-003; krok(n+1)=2.075244e-003; ng(n+1)=1.762800e-001;
n=283; farx(n+1)=1.403799e-003; foe(n+1)=4.638057e-003; krok(n+1)=6.543079e-003; ng(n+1)=1.509587e-001;
n=284; farx(n+1)=1.408190e-003; foe(n+1)=4.632864e-003; krok(n+1)=2.419456e-003; ng(n+1)=2.406138e-001;
n=285; farx(n+1)=1.334073e-003; foe(n+1)=4.571593e-003; krok(n+1)=2.679765e-002; ng(n+1)=3.092669e-001;
n=286; farx(n+1)=1.352986e-003; foe(n+1)=4.558091e-003; krok(n+1)=1.825465e-002; ng(n+1)=3.173655e+000;
n=287; farx(n+1)=1.371822e-003; foe(n+1)=4.502900e-003; krok(n+1)=1.138873e-001; ng(n+1)=6.021089e+000;
n=288; farx(n+1)=1.364629e-003; foe(n+1)=4.477994e-003; krok(n+1)=5.266571e-002; ng(n+1)=2.125668e+001;
n=289; farx(n+1)=1.331373e-003; foe(n+1)=4.432077e-003; krok(n+1)=1.023855e-001; ng(n+1)=2.495324e+001;
n=290; farx(n+1)=1.301593e-003; foe(n+1)=4.393176e-003; krok(n+1)=1.655578e-001; ng(n+1)=1.130122e+001;
n=291; farx(n+1)=1.244307e-003; foe(n+1)=4.333721e-003; krok(n+1)=1.139041e-001; ng(n+1)=2.089263e+001;
n=292; farx(n+1)=1.242232e-003; foe(n+1)=4.308673e-003; krok(n+1)=1.143175e-001; ng(n+1)=2.666490e+001;
n=293; farx(n+1)=1.240403e-003; foe(n+1)=4.281647e-003; krok(n+1)=6.954057e-002; ng(n+1)=2.374000e+001;
n=294; farx(n+1)=1.250671e-003; foe(n+1)=4.223772e-003; krok(n+1)=3.056660e-001; ng(n+1)=1.678349e+001;
n=295; farx(n+1)=1.193308e-003; foe(n+1)=4.170756e-003; krok(n+1)=2.363480e-001; ng(n+1)=1.251103e+001;
n=296; farx(n+1)=1.180683e-003; foe(n+1)=4.096261e-003; krok(n+1)=3.240219e-001; ng(n+1)=1.106681e+001;
n=297; farx(n+1)=1.164543e-003; foe(n+1)=4.064552e-003; krok(n+1)=7.119534e-002; ng(n+1)=2.427600e+001;
n=298; farx(n+1)=1.112992e-003; foe(n+1)=4.013597e-003; krok(n+1)=3.081903e-001; ng(n+1)=1.020700e+001;
n=299; farx(n+1)=1.079132e-003; foe(n+1)=3.958159e-003; krok(n+1)=1.114169e-001; ng(n+1)=2.577162e+001;
n=300; farx(n+1)=1.067069e-003; foe(n+1)=3.929995e-003; krok(n+1)=1.936521e-001; ng(n+1)=1.622885e+001;

figure; semilogy(farx,'b'); hold on; semilogy(foe,'r'); xlabel('Iteracje'); ylabel('Earx, Eoe'); legend('Earx','Eoe'); title('Uczenie predyktora OE');
figure; subplot(2,1,1); semilogy(krok); xlabel('Iteracje'); ylabel('Krok');
subplot(2,1,2); semilogy(ng); xlabel('Iteracje'); ylabel('Norma gradientu');
Earx=farx(n+1)
Eoe=foe(n+1)
